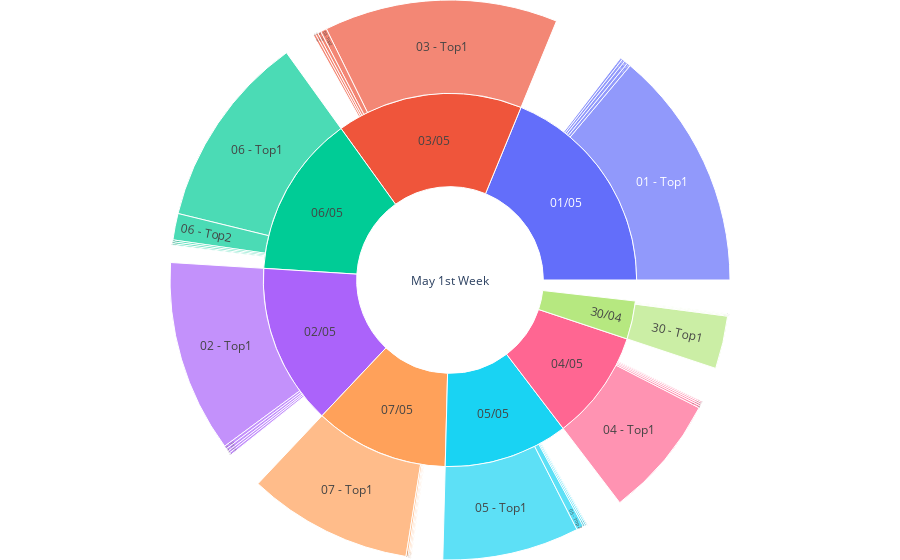

Write notebook code for a chart like this one.
### Code cell
import plotly.graph_objects as go

fig =go.Figure(go.Sunburst(
    labels=Labels,
    parents=Parents,
    values=Values,
    hovertemplate=Hover,
    name="",
    branchvalues="total"
))
fig.update_layout(margin = dict(t=0, l=0, r=0, b=0))

fig.show()

### Figure 1 — Plotly figure (JSON) as saved in the notebook; plotly's stock layout.template omitted (floating-point values rounded to 4 significant figures)
{"data": [{"branchvalues": "total", "hovertemplate": ["May 1st Week - CPU Time: 17230754.609", "30/04 - CPU Time: 570767.497", "01/05 - CPU Time: 3237665.561", "02/05 - CPU Time: 2405833.891", "03/05 - CPU Time: 2780124.629", "04/05 - CPU Time: 1640770.831", "05/05 - CPU Time: 1856863.839", "06/05 - CPU Time: 2425978.532", "07/05 - CPU Time: 2002801.117", "Null - CPU Time: 525436.415", "/TTJets_TuneCP5_13TeV-amcatnloFXFX-pythia8/RunIISummer20UL17MiniAOD-106X_mc2017_realistic_v6-v2/MINIAODSIM - CPU Time: 8444.535", "/MuOnia/Run2018A-v1/RAW - CPU Time: 7913.050", "/Charmonium/Run2018A-v1/RAW - CPU Time: 5497.065", "/TTToSemiLeptonic_TuneCP5_13TeV-powheg-pythia8/RunIISummer20UL17MiniAOD-106X_mc2017_realistic_v6-v2/MINIAODSIM - CPU Time: 4336.978", "Null - CPU Time: 2391008.125", "/MuOnia/Run2018A-v1/RAW - CPU Time: 35902.691", "/Tau/Run2018A-v1/RAW - CPU Time: 33715.245", "/Tau/Run2018B-v1/RAW - CPU Time: 28417.584", "/Tau/Run2018C-v1/RAW - CPU Time: 22874.277", "Null - CPU Time: 1914446.371", "/EGamma/Run2018C-v1/RAW - CPU Time: 30692.127", "/Tau/Run2018A-v1/RAW - CPU Time: 27810.123", "/Charmonium/Run2018D-v1/RAW - CPU Time: 22828.950", "/SingleMuon/Run2018A-UL2018_MiniAODv2-v3/MINIAOD - CPU Time: 22618.157", "Null - CPU Time: 2324922.709", "/EGamma/Run2018C-v1/RAW - CPU Time: 61326.856", "/EGamma/Run2018D-12Nov2019_UL2018-v4/MINIAOD - CPU Time: 32056.297", "/Tau/Run2018A-v1/RAW - CPU Time: 24778.929", "/TTToSemiLeptonic_TuneCP5_13TeV-powheg-pythia8/RunIISummer20UL18MiniAODv2-106X_upgrade2018_realistic_v16_L1v1-v2/MINIAODSIM - CPU Time: 23074.572", "Null - CPU Time: 1220947.469", "/PMSSM_set_2_LL_2_TuneCP2_13TeV-pythia8/RunIIFall17MiniAODv2-PUFall17Fast_GridpackScan_94X_mc2017_realistic_v15-v2/MINIAODSIM - CPU Time: 22284.813", "/EGamma/Run2018D-12Nov2019_UL2018-v4/MINIAOD - CPU Time: 18760.714", "/EGamma/Run2018C-v1/RAW - CPU Time: 16905.317", "/Tau/Run2018A-v1/RAW - CPU Time: 11880.745", "Null - CPU Time: 1361493.080", "/EGamma/Run2018D-v1/RAW - CPU Time: 69892.197", "/PMSSM_set_2_LL_2_TuneCP2_13TeV-pythia8/RunIIFall17MiniAODv2-PUFall17Fast_GridpackScan_94X_mc2017_realistic_v15-v2/MINIAODSIM - CPU Time: 17037.596", "/PMSSM_set_2_prompt_1_TuneCP2_13TeV-pythia8/RunIIAutumn18MiniAOD-PUFall18Fast_GridpackScan_102X_upgrade2018_realistic_v15-v4/MINIAODSIM - CPU Time: 15396.829", "/EGamma/Run2018D-12Nov2019_UL2018-v4/MINIAOD - CPU Time: 9300.392", "Null - CPU Time: 1940074.206", "/EGamma/Run2018D-v1/RAW - CPU Time: 262771.892", "/SingleMuon/Run2018D-15Feb2022_UL2018-v1/AOD - CPU Time: 18780.260", "/ExpressCosmics/Commissioning2022-Express-v1/FEVT - CPU Time: 18372.974", "/EGamma/Run2018D-12Nov2019_UL2018-v4/MINIAOD - CPU Time: 13712.946", "Null - CPU Time: 1640172.343", "/EGamma/Run2018D-v1/RAW - CPU Time: 20160.249", "/PMSSM_set_2_prompt_1_TuneCP2_13TeV-pythia8/RunIIFall17MiniAODv2-PUFall17Fast_GridpackScan_94X_mc2017_realistic_v15-v2/MINIAODSIM - CPU Time: 13416.153", "/EGamma/Run2018D-12Nov2019_UL2018-v4/MINIAOD - CPU Time: 11940.400", "/SingleMuon/Run2018D-15Feb2022_UL2018-v1/AOD - CPU Time: 7905.396"], "labels": ["May 1st Week", "30/04", "01/05", "02/05", "03/05", "04/05", "05/05", "06/05", "07/05", "30 - Top1", "30 - Top2", "30 - Top3", "30 - Top4", "30 - Top5", "01 - Top1", "01 - Top2", "01 - Top3", "01 - Top4", "01 - Top5", "02 - Top1", "02 - Top2", "02 - Top3", "02 - Top4", "02 - Top5", "03 - Top1", "03 - Top2", "03 - Top3", "03 - Top4", "03 - Top5", "04 - Top1", "04 - Top2", "04 - Top3", "04 - Top4", "04 - Top5", "05 - Top1", "05 - Top2", "05 - Top3", "05 - Top4", "05 - Top5", "06 - Top1", "06 - Top2", "06 - Top3", "06 - Top4", "06 - Top5", "07 - Top1", "07 - Top2", "07 - Top3", "07 - Top4", "07 - Top5"], "name": "", "parents": ["", "May 1st Week", "May 1st Week", "May 1st Week", "May 1st Week", "May 1st Week", "May 1st Week", "May 1st Week", "May 1st Week", "30/04", "30/04", "30/04", "30/04", "30/04", "01/05", "01/05", "01/05", "01/05", "01/05", "02/05", "02/05", "02/05", "02/05", "02/05", "03/05", "03/05", "03/05", "03/05", "03/05", "04/05", "04/05", "04/05", "04/05", "04/05", "05/05", "05/05", "05/05", "05/05", "05/05", "06/05", "06/05", "06/05", "06/05", "06/05", "07/05", "07/05", "07/05", "07/05", "07/05"], "type": "sunburst", "values": [17230000.0, 570800.0, 3238000.0, 2406000.0, 2780000.0, 1641000.0, 1857000.0, 2426000.0, 2003000.0, 525400.0, 8445.0, 7913.0, 5497.0, 4337.0, 2391000.0, 35900.0, 33720.0, 28420.0, 22870.0, 1914000.0, 30690.0, 27810.0, 22830.0, 22620.0, 2325000.0, 61330.0, 32060.0, 24780.0, 23070.0, 1221000.0, 22280.0, 18760.0, 16910.0, 11880.0, 1361000.0, 69890.0, 17040.0, 15400.0, 9300.0, 1940000.0, 262800.0, 18780.0, 18370.0, 13710.0, 1640000.0, 20160.0, 13420.0, 11940.0, 7905.0]}], "layout": {"margin": {"b": 0, "l": 0, "r": 0, "t": 0}}}
